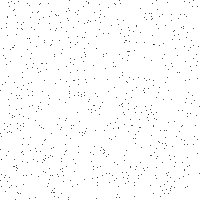
Frame 1 (no input)
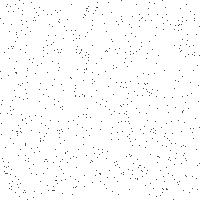
Frame 60 (the mouse pressed at the canvas centre just before this capture)
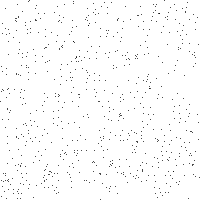
Frame 120 (the mouse held since frame 60 and released just before this capture)

The Processing sketch that drew these frames (run headless with seeded random() and noise(); from frame 60 on, the mouse is pressed at the canvas centre):

// Processing sketch: processing_50625
// ── processing_50625.pde

Controller theControls;
boolean poinLipse=false;
Mover[] theMovers = new Mover[720];
int theSize = 200;
int rad = 2;

void setup() {
  Permutation[] x = genPerms(6);
  GenGroup s4 = new GenGroup(x);
  int[][] theGroup = s4.findGroup();
  size(200, 200);
  background(255);
  if(poinLipse){
    noStroke();
  }else{
    stroke(0);
  }
  theMovers[0] = new Mover(new PVector(theSize/2.0, theSize/2.0), 0);
  for (int i=1; i<720; i++) {
    theMovers[i] = new Mover(new PVector(random(theSize), random(theSize)), i);
  }
  theControls = new Controller(theGroup, theMovers);
}

void draw() {
  //  fill(255, 255, 255, 10);
  //  rect(-1, -1, theSize+1, theSize+1);
  background(255);
//  fill(0, 0, 0, 255);
  theControls.step();
}


class Controller {

  int[][] theGroup;
  Mover[] theMovers;

  Controller(int[][] theGroup_, Mover[] theMovers_) {
    theGroup = theGroup_;
    theMovers = theMovers_;
  }

  void step() {
    for (int i=1; i<theMovers.length; i++) {
      theMovers[i].render();
      Pair thePair = theMovers[i].getClosest(theMovers);
      Mover[] toPass = {
        theMovers[theGroup[i][thePair.a]], theMovers[theGroup[i][thePair.b]]
      };
      theMovers[i].update(toPass);
    }
  }
}



class Mover {
  PVector identity = new PVector(theSize/2.0, theSize/2.0);
  int me;
  PVector pos;
  float col1;
  float col2;
  PVector vel = new PVector(0, 0);
  Mover(PVector pos_, int me_) {
    me = me_;
    pos = pos_;
  }
  Pair getClosest(Mover[] movList) {
    float[] distList = new float[movList.length];
    for (int i=0; i<movList.length; i++) {
      distList[i] = getDistance(movList[i]);
    }
    float closest = distList[(me+1)%movList.length];
    int clindex = (me+1)%movList.length;
    for (int i=0; i<distList.length; i++) {
      if (i!=me) {
        if (closest>distList[i]) {
          closest = distList[i];
          clindex = i;
        }
      }
    }
    col1 = closest;
    float secClosest = distList[(me+1)%movList.length];
    int secClindex = (me+1)%movList.length;
    for (int i=0; i<distList.length; i++) {
      if (i!=me && i!= clindex) {
        if (secClosest>distList[i]) {
          secClosest = distList[i];
          secClindex = i;
        }
      }
    }
    col2 = secClosest;
    return new Pair(clindex, secClindex);
  }
  void update(Mover[] who) {
    //if multiplied with the identity, move away from it
    PVector temp;
    temp = new PVector(who[0].pos.x-who[1].pos.x, who[0].pos.y-who[1].pos.y);
    temp.normalize();
//    temp.(5.0);
    vel.set(temp);
    vel.normalize();
    vel.mult(1);
    pos.add(vel);
    if (pos.x < 0) {
      pos.x += theSize;
    }
    if (pos.y < 0) {
      pos.y += theSize;
    }
    if (pos.x > theSize) {
      pos.x -= theSize;
    }
    if (pos.y > theSize) {
      pos.y -= theSize;
    }
  }

  float getDistance(Mover mov) {
    if (mov.pos.x-pos.x>theSize/2.0) {
      if (mov.pos.y-pos.y>theSize/2.0) {
        return(dist(mov.pos.x-theSize, mov.pos.y-theSize, pos.x, pos.y));
      }
      if (mov.pos.y-pos.y<-theSize/2.0) {
        return(dist(mov.pos.x-theSize, mov.pos.y+theSize, pos.x, pos.y));
      }
      return(dist(mov.pos.x-theSize, mov.pos.y, pos.x, pos.y));
    }
    if (mov.pos.x-pos.x<-theSize/2.0) {
      if (mov.pos.y-pos.y>theSize/2.0) {
        return(dist(mov.pos.x+theSize, mov.pos.y-theSize, pos.x, pos.y));
      }
      if (mov.pos.y-pos.y<-theSize/2.0) {
        return(dist(mov.pos.x+theSize, mov.pos.y+theSize, pos.x, pos.y));
      }
      return(dist(mov.pos.x+theSize, mov.pos.y, pos.x, pos.y));
    }
    return(dist(mov.pos.x, mov.pos.y, pos.x, pos.y));
  }
  void render() {
    if(poinLipse){
      ellipse(pos.x, pos.y, rad, rad);
      if(pos.x < rad){
          ellipse(pos.x+theSize, pos.y, rad, rad);
        if(pos.y <rad){
          ellipse(pos.x+theSize, pos.y+theSize, rad, rad);
        }
        if(500-pos.y < rad){
          ellipse(pos.x+theSize, pos.y-theSize, rad, rad);
        }
      }
      if(500-pos.x < rad){
        ellipse(pos.x-theSize, pos.y, rad, rad);
        if(pos.y <rad){
          ellipse(pos.x-theSize, pos.y+theSize, rad, rad);
        }
        if(500-pos.y < rad){
          ellipse(pos.x-theSize, pos.y-theSize, rad, rad);
        }
      }
      if(pos.y < rad){
        ellipse(pos.x, pos.y+theSize, rad, rad);
      }
      if(500-pos.y<rad){
        ellipse(pos.x, pos.y-theSize, rad, rad);
      }
    }else{
//      stroke(127+127*sin(col1/2.0), 50-50*sin(col2/2.0), 127-127*sin(col2), 50);
      point((int)pos.x, (int)pos.y);
    }
  }
}

class Pair {
  int a;
  int b;
  Pair(int a_, int b_) {
    a = a_;
    b = b_;
  }
}

class Permutation {
  int[] thePerm;
  Permutation(int[] thePerm_) {
    thePerm = thePerm_;
  }
  int[] theMult(Permutation other) {
    int[] temp = new int[thePerm.length];
    for (int i=0; i<thePerm.length; i++) {
      temp[i] = other.thePerm[thePerm[i]];
    }
    return temp;
  }
  boolean isEqual(Permutation other) {
    for (int i=0; i<thePerm.length; i++) {
      if (thePerm[i]!=other.thePerm[i]) {
        return false;
      }
    }
    return true;
  }
}

Permutation[] genPerms(int n) {
  if (n==1) {
    int[] temp = {
      0
    };
    Permutation[] tempPerms = new Permutation[1];
    tempPerms[0] = new Permutation(temp);
    return tempPerms;
  }
  Permutation[] last = genPerms(n-1);
  Permutation[] theFinalOne = new Permutation[n*last.length];
  for (int i=0; i<n; i++) {
    int[] toPerm = new int[n-1];
    int count = 0;
    for (int j=0; j<n; j++) {
      if (j!=i) {
        toPerm[count] = j;
        count++;
      }
    }
    Permutation subPerm = new Permutation(toPerm);
    for (int j=0; j<last.length; j++) {
      int[] temp = new int[n];
      temp[0] = i;
      int[] appen = last[j].theMult(subPerm);
      for (int k=1; k<n; k++) {
        temp[k] = appen[k-1];
      }
      theFinalOne[i*last.length+j] = new Permutation(temp);
    }
  }
  return theFinalOne;
}


class GenGroup {
  Permutation[] permList;
  GenGroup(Permutation[] permList_) {
    permList = permList_;
  }
  int[][] findGroup() {
    int[][] theGroup = new int[permList.length][permList.length];
    for (int i=0; i<permList.length; i++) {
      for (int j=0; j<permList.length; j++) {
        Permutation product = new Permutation(permList[i].theMult(permList[j]));
        for (int k=0; k<permList.length; k++) {
          if (product.isEqual(permList[k])) {
            theGroup[i][j] = k;
          }
        }
      }
    }
    return theGroup;
  }
}

//void mouseClicked(){
//  save("img.tif");
//}
